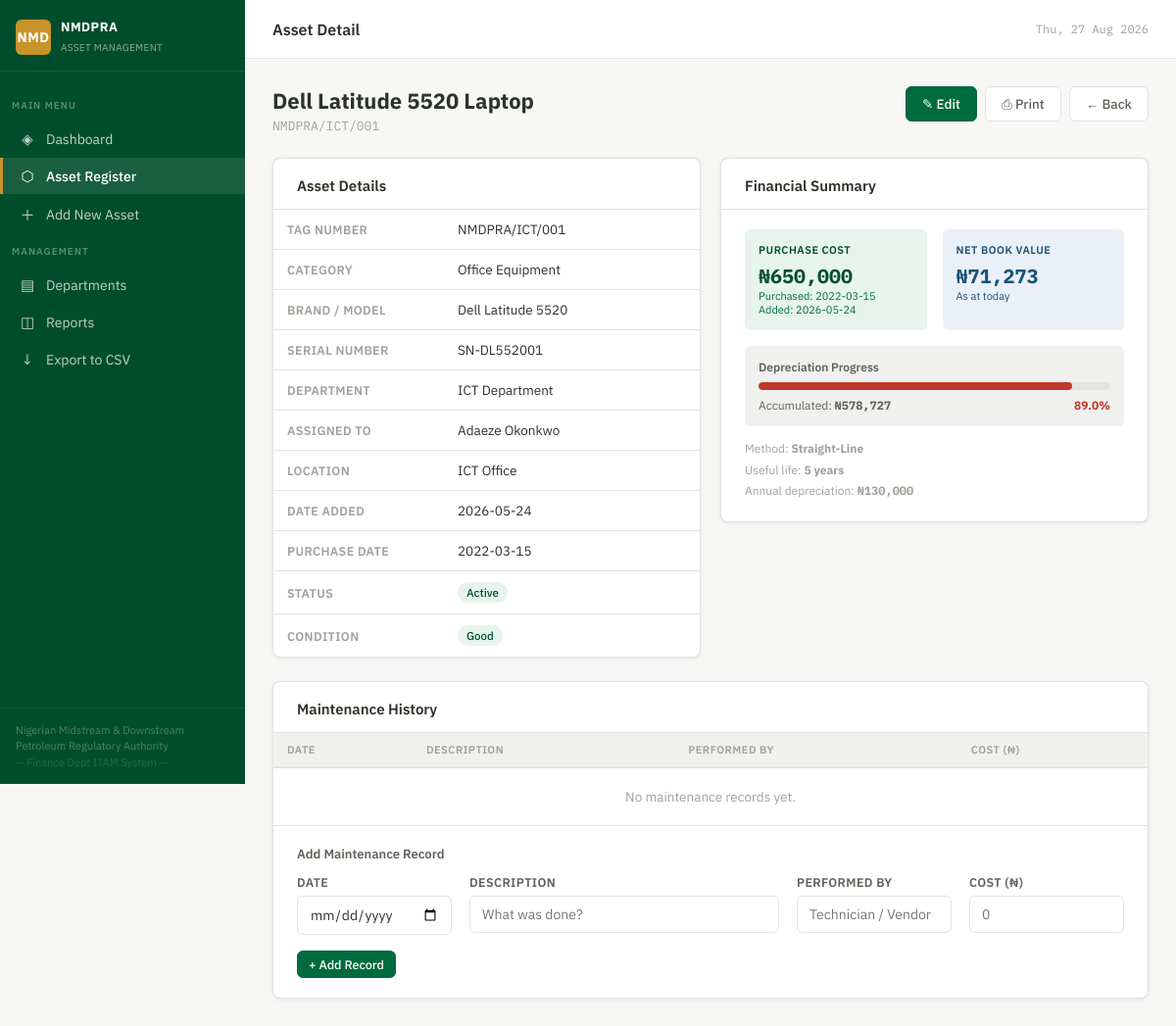
The page /assets/1 on the database its author committed.
### tables this page shows
CREATE TABLE asset (
            id INTEGER PRIMARY KEY AUTOINCREMENT,
            tag_number TEXT UNIQUE NOT NULL,
            name TEXT NOT NULL,
            category TEXT NOT NULL,
            brand TEXT,
            model TEXT,
            serial_number TEXT,
            purchase_date TEXT NOT NULL,
            purchase_cost REAL NOT NULL,
            useful_life_years INTEGER DEFAULT 5,
            department_id INTEGER NOT NULL REFERENCES department(id),
            assigned_to TEXT,
            location TEXT,
            status TEXT DEFAULT 'Active',
            condition TEXT DEFAULT 'Good',
            notes TEXT,
            created_at TEXT DEFAULT (datetime('now')),
            updated_at TEXT DEFAULT (datetime('now'))
        , date_added TEXT, description TEXT, manufacturer TEXT);

CREATE TABLE department (
            id INTEGER PRIMARY KEY AUTOINCREMENT,
            name TEXT NOT NULL UNIQUE
        );

### views.py (the view)
@views_bp.route('/assets/<int:id>')
def view_asset(id):
    asset, logs = services.get_asset(id)
    if not asset:
        return "Not found", 404
    return render_template('asset_detail.html', asset=asset, logs=logs)

### db.py (called while the page is built)
@contextmanager
def get_db():
    conn = sqlite3.connect(DB)
    conn.row_factory = sqlite3.Row
    conn.execute("PRAGMA foreign_keys = ON")
    try:
        yield conn
        conn.commit()
    finally:
        conn.close()

### services.py (called while the page is built)
def calc_depreciation(asset):
    purchase_date = datetime.strptime(asset['purchase_date'], '%Y-%m-%d').date()
    cost = asset['purchase_cost']
    life = CATEGORY_LIFE.get(asset['category']) or asset['useful_life_years'] or 5
    years_used = (date.today() - purchase_date).days / 365.25
    annual = cost / life
    accumulated = min(annual * years_used, cost)
    nbv = cost - accumulated
    pct = (accumulated / cost * 100) if cost else 0
    return round(accumulated, 2), round(nbv, 2), round(pct, 1), round(annual, 2)

def enrich_asset(row):
    d = dict(row)
    acc, nbv, pct, annual = calc_depreciation(row)
    d['dep_info'] = (acc, nbv, pct, annual)
    d['accumulated_depreciation'] = acc
    d['net_book_value'] = nbv
    d['depreciation_pct'] = pct
    d['annual_depreciation'] = annual
    return d

def get_asset(asset_id):
    with get_db() as db:
        row = db.execute("""
            SELECT a.*, d.name as dept_name FROM asset a
            JOIN department d ON d.id = a.department_id
            WHERE a.id = ?
        """, (asset_id,)).fetchone()
        if not row:
            return None, []
        logs = db.execute(
            "SELECT * FROM maintenance_log WHERE asset_id = ? ORDER BY date DESC",
            (asset_id,)
        ).fetchall()
    return enrich_asset(row), [dict(l) for l in logs]

### templates/asset_detail.html (shortened to what this page needs)
{% extends "base.html" %}
{% block page_title %}Asset Detail{% endblock %}
{% block content %}
{% set acc, nbv, pct, annual = asset.dep_info %}
<div class="page-header">
  <div>
    <h1>{{ asset.name }}</h1>
    <p class="tag-number">{{ asset.tag_number }}</p>
  </div>
  <div class="flex gap-8 no-print">
    <a href="{{ url_for('views.edit_asset', id=asset.id) }}" class="btn btn-primary">✎ Edit</a>
    <button onclick="window.print()" class="btn btn-secondary">⎙ Print</button>
    <a href="{{ url_for('views.assets') }}" class="btn btn-secondary">← Back</a>
  </div>
</div>
<div class="grid-2 mb-24">
  <div class="card">
    <div class="card-header"><span class="card-title">Asset Details</span></div>
    <div class="card-body" style="padding:0">
      <table>
        <tbody>
          {% for label, value in rows %}
          <tr>
            <td style="width:40%;color:var(--gray-400);font-size:12.5px;font-weight:600;text-transform:uppercase;letter-spacing:0.4px">{{ label }}</td>
            <td>
              {% if label == 'Status' %}
                {% if value == 'Active' %}<span class="badge badge-green">Active</span>
                {% elif value == 'Under Repair' %}<span class="badge badge-gold">Under Repair</span>
                {% elif value == 'Disposed' %}<span class="badge badge-red">Disposed</span>
                {% else %}<span class="badge badge-gray">{{ value }}</span>{% endif %}
              {% elif label == 'Condition' %}
                {% if value == 'Good' %}<span class="badge badge-green">Good</span>
                {% elif value == 'Fair' %}<span class="badge badge-gold">Fair</span>
                {% else %}<span class="badge badge-red">Poor</span>{% endif %}
              {% else %}{{ value }}{% endif %}
            </td>
          </tr>
          {% endfor %}
        </tbody>
      </table>
    </div>
  </div>
  <div>
    <div class="card mb-16">
      <div class="card-header"><span class="card-title">Financial Summary</span></div>
      <div class="card-body">
        <div style="display:grid;grid-template-columns:1fr 1fr;gap:16px;margin-bottom:16px">
          <div style="background:var(--green-light);border-radius:6px;padding:14px">
            <div style="font-size:11px;text-transform:uppercase;letter-spacing:0.5px;color:var(--green-dark);font-weight:600;margin-bottom:6px">Purchase Cost</div>
            <div style="font-size:20px;font-weight:700;color:var(--green-dark);font-family:'IBM Plex Mono',monospace">₦{{ "{:,.0f}".format(asset.purchase_cost) }}</div>
            <div style="font-size:11px;color:var(--green)">Purchased: {{ asset.purchase_date }}</div>
            <div style="font-size:11px;color:var(--green)">Added: {{ asset.date_added or '—' }}</div>
          </div>
          <div style="background:var(--blue-light);border-radius:6px;padding:14px">
            <div style="font-size:11px;text-transform:uppercase;letter-spacing:0.5px;color:var(--blue);font-weight:600;margin-bottom:6px">Net Book Value</div>
            <div style="font-size:20px;font-weight:700;color:var(--blue);font-family:'IBM Plex Mono',monospace">₦{{ "{:,.0f}".format(nbv) }}</div>
            <div style="font-size:11px;color:var(--blue)">As at today</div>
          </div>
        </div>
        <div style="background:var(--gray-100);border-radius:6px;padding:14px;margin-bottom:12px">
          <div style="font-size:12px;color:var(--gray-600);margin-bottom:8px;font-weight:600">Depreciation Progress</div>
          <div style="background:var(--gray-200);border-radius:4px;height:8px;margin-bottom:8px;overflow:hidden">
            <div style="background:{% if pct > 80 %}var(--red){% elif pct > 40 %}var(--gold){% else %}var(--green){% endif %};height:100%;width:{{ [pct,100]|min }}%;border-radius:4px"></div>
          </div>
          <div style="display:flex;justify-content:space-between;font-size:12px">
            <span style="color:var(--gray-600)">Accumulated: <strong class="money">₦{{ "{:,.0f}".format(acc) }}</strong></span>
            <span style="font-weight:700;color:{% if pct > 80 %}var(--red){% elif pct > 40 %}var(--gold){% else %}var(--green){% endif %}">{{ pct }}%</span>
          </div>
        </div>
        <div style="font-size:12px;color:var(--gray-400);line-height:1.8">
          <div>Method: <strong>Straight-Line</strong></div>
          <div>Useful life: <strong>{{ asset.useful_life_years }} years</strong></div>
          <div>Annual depreciation: <strong class="money">₦{{ "{:,.0f}".format(annual) }}</strong></div>
        </div>
      </div>
    </div>
  </div>
</div>
<div class="card">
  <div class="card-header"><span class="card-title">Maintenance History</span></div>
  <div class="table-wrap">
    <table>
      <thead>
        <tr><th>Date</th><th>Description</th><th>Performed By</th><th>Cost (₦)</th></tr>
      </thead>
      <tbody>
        {% for log in logs %}
        <tr>
          <td class="tag-number">{{ log.date }}</td>
          <td>{{ log.description }}</td>
          <td>{{ log.performed_by or '—' }}</td>
          <td class="money">{% if log.cost %}₦{{ "{:,.0f}".format(log.cost) }}{% else %}—{% endif %}</td>
        </tr>
        {% else %}
        <tr><td colspan="4" style="text-align:center;color:var(--gray-400);padding:20px">No maintenance records yet.</td></tr>
        {% endfor %}
      </tbody>
    </table>
  </div>
  <div class="card-body no-print" style="border-top:1px solid var(--gray-200)">
    <p style="font-size:13px;font-weight:600;margin-bottom:12px;color:var(--gray-600)">Add Maintenance Record</p>
    <form method="POST" action="{{ url_for('views.add_maintenance', id=asset.id) }}">
      <div class="form-grid" style="grid-template-columns:1fr 2fr 1fr 1fr">
        <div class="form-group">
          <label>Date</label>
          <input type="date" name="date" required>
        </div>
        <div class="form-group">
          <label>Description</label>
          <input type="text" name="description" required placeholder="What was done?">
        </div>
        <div class="form-group">
          <label>Performed By</label>
          <input type="text" name="performed_by" placeholder="Technician / Vendor">
        </div>
        <div class="form-group">
          <label>Cost (₦)</label>
          <input type="number" name="cost" min="0" step="0.01" placeholder="0">
        </div>
      </div>
      <button type="submit" class="btn btn-primary btn-sm mt-16">+ Add Record</button>
    </form>
  </div>
</div>
{% endblock %}

### templates/base.html (style rules this page uses)
:root { --green: #006B3F; --green-dark: #004d2d; --green-light: #e6f4ed; --white: #ffffff; --off-white: #f7f8f6; --gray-100: #f0f1ef; --gray-200: #e2e4e0; --gray-400: #9da39a; --gray-600: #5c6359; --gray-800: #2d3329; --gold: #C8942A; --gold-light: #fdf5e6; --red: #c0392b; --red-light: #fdecea; --blue: #1a5276; --blue-light: #eaf0f8; --sidebar-w: 250px; --header-h: 60px; --radius: 8px; --shadow: 0 1px 4px rgba(0,0,0,0.08), 0 0 1px rgba(0,0,0,0.05); --shadow-md: 0 4px 12px rgba(0,0,0,0.1); }
* { box-sizing: border-box; margin: 0; padding: 0; }
body { font-family: 'IBM Plex Sans', sans-serif; background: var(--off-white); color: var(--gray-800); display: flex; min-height: 100vh; }
.card { background: white; border-radius: var(--radius); box-shadow: var(--shadow); border: 1px solid var(--gray-200); }
.card-header { padding: 18px 24px 14px; border-bottom: 1px solid var(--gray-200); display: flex; align-items: center; justify-content: space-between; gap: 12px; }
.card-title { font-size: 15px; font-weight: 600; color: var(--gray-800); }
.card-body { padding: 20px 24px; }
.btn { display: inline-flex; align-items: center; gap: 6px; padding: 8px 16px; border-radius: 6px; font-size: 13.5px; font-weight: 500; cursor: pointer; border: 1px solid transparent; text-decoration: none; transition: all 0.15s; font-family: inherit; white-space: nowrap; }
.btn-primary { background: var(--green); color: white; border-color: var(--green); }
.btn-secondary { background: white; color: var(--gray-600); border-color: var(--gray-200); }
.btn-sm { padding: 5px 11px; font-size: 12.5px; }
.table-wrap { overflow-x: auto; }
table { width: 100%; border-collapse: collapse; font-size: 13.5px; }
th { text-align: left; padding: 10px 14px; font-size: 11px; font-weight: 600; text-transform: uppercase; letter-spacing: 0.5px; color: var(--gray-400); border-bottom: 2px solid var(--gray-200); background: var(--gray-100); }
td { padding: 11px 14px; border-bottom: 1px solid var(--gray-200); vertical-align: middle; }
tr:last-child td { border-bottom: none; }
.badge { display: inline-block; padding: 3px 9px; border-radius: 20px; font-size: 11.5px; font-weight: 500; }
.badge-green { background: var(--green-light); color: var(--green-dark); }
.form-grid { display: grid; grid-template-columns: 1fr 1fr; gap: 18px; }
.form-group { display: flex; flex-direction: column; gap: 6px; }
label { font-size: 12.5px; font-weight: 600; color: var(--gray-600); text-transform: uppercase; letter-spacing: 0.4px; }
input, select, textarea { padding: 9px 12px; border: 1px solid var(--gray-200); border-radius: 6px; font-size: 14px; font-family: inherit; color: var(--gray-800); background: white; transition: border-color 0.15s; width: 100%; }
.page-header { display: flex; align-items: flex-start; justify-content: space-between; margin-bottom: 24px; gap: 16px; flex-wrap: wrap; }
.page-header h1 { font-size: 22px; font-weight: 700; color: var(--gray-800); margin-bottom: 3px; }
.page-header p { font-size: 13px; color: var(--gray-400); }
.money { font-family: 'IBM Plex Mono', monospace; }
.tag-number { font-family: 'IBM Plex Mono', monospace; font-size: 12.5px; color: var(--gray-600); }
.grid-2 { display: grid; grid-template-columns: 1fr 1fr; gap: 20px; }
.mb-16 { margin-bottom: 16px; }
.mb-24 { margin-bottom: 24px; }
.mt-16 { margin-top: 16px; }
.flex { display: flex; }
.gap-8 { gap: 8px; }

### rows shown on the page
asset: name "Dell Latitude 5520 Laptop", tag_number "NMDPRA/ICT/001", label "TAG NUMBER", label "CATEGORY", category "Office Equipment", label "SERIAL NUMBER", serial_number "SN-DL552001", label "DEPARTMENT", name "ICT Department", label "ASSIGNED TO", assigned_to "Adaeze Okonkwo", label "LOCATION", location "ICT Office", label "DATE ADDED", date_added "2026-05-24", label "PURCHASE DATE", purchase_date "2022-03-15", label "STATUS", status "Active", label "CONDITION", condition "Good", purchase_cost "650,000", useful_life_years "5"

### other values the page prints
{{ label }} "BRAND / MODEL"
{{ value }} "Dell Latitude 5520"
{{ "{:,.0f}".format(nbv) }} "71,273"
{{ "{:,.0f}".format(acc) }} "578,727"
{{ pct }} "89.0"
{{ "{:,.0f}".format(annual) }} "130,000"
